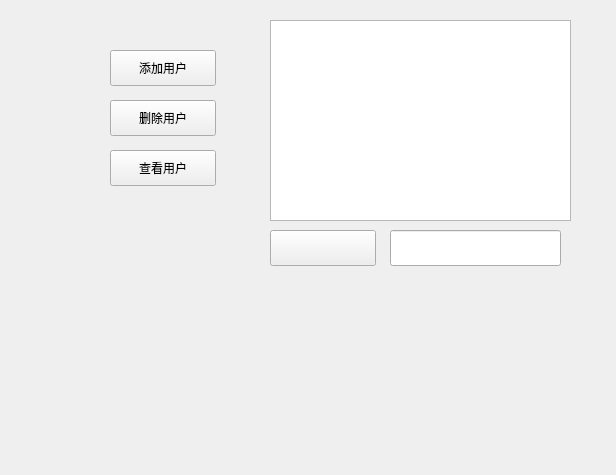
<?xml version="1.0" encoding="UTF-8"?>
<ui version="4.0">
 <class>Form</class>
 <widget class="QWidget" name="Form">
  <property name="geometry">
   <rect>
    <x>0</x>
    <y>0</y>
    <width>616</width>
    <height>475</height>
   </rect>
  </property>
  <property name="windowTitle">
   <string>Form</string>
  </property>
  <widget class="QPushButton" name="addUser">
   <property name="geometry">
    <rect>
     <x>110</x>
     <y>50</y>
     <width>106</width>
     <height>36</height>
    </rect>
   </property>
   <property name="text">
    <string>添加用户</string>
   </property>
  </widget>
  <widget class="QPushButton" name="viewUser">
   <property name="geometry">
    <rect>
     <x>110</x>
     <y>150</y>
     <width>106</width>
     <height>36</height>
    </rect>
   </property>
   <property name="text">
    <string>查看用户</string>
   </property>
  </widget>
  <widget class="QPushButton" name="removeUser">
   <property name="geometry">
    <rect>
     <x>110</x>
     <y>100</y>
     <width>106</width>
     <height>36</height>
    </rect>
   </property>
   <property name="text">
    <string>删除用户</string>
   </property>
  </widget>
  <widget class="QLineEdit" name="lineEdit">
   <property name="geometry">
    <rect>
     <x>390</x>
     <y>230</y>
     <width>171</width>
     <height>36</height>
    </rect>
   </property>
  </widget>
  <widget class="QTableWidget" name="tableWidget">
   <property name="geometry">
    <rect>
     <x>270</x>
     <y>20</y>
     <width>301</width>
     <height>201</height>
    </rect>
   </property>
  </widget>
  <widget class="QPushButton" name="pushButton">
   <property name="geometry">
    <rect>
     <x>270</x>
     <y>230</y>
     <width>106</width>
     <height>36</height>
    </rect>
   </property>
   <property name="text">
    <string/>
   </property>
  </widget>
 </widget>
 <resources/>
 <connections/>
</ui>
